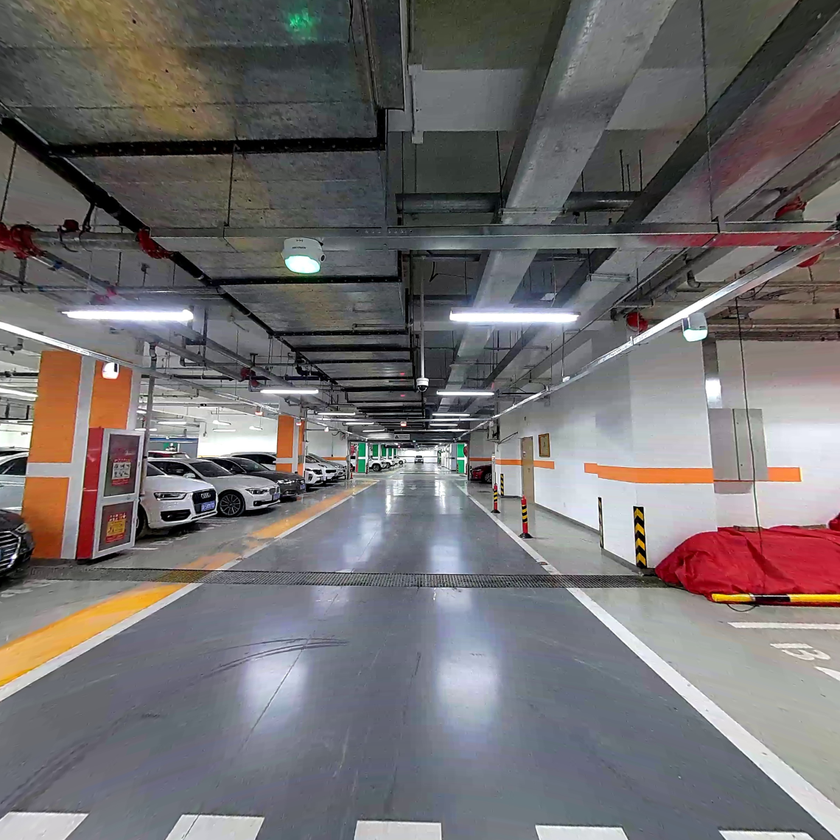
#> input picture test_inpaint/0_0.png, 840 x 840 px, shrunk from 1140 x 1140 before the run
$ python test.py   (older library calls are emulated)
#> lines starting #> are read from the running program, lines starting #| are printed output that depends on the picture; after the words box and inside, x2 and y2 are one past the last pixel; in counts of white or black regions, pixels touching at a corner belong together
import cv2
import numpy as np

if __name__ == "__main__":
    img = cv2.imread("0_0.png")
#> img is the input picture: shape (840, 840, 3); mean B, G, R 110.6, 109.9, 113.9
    # img = cv2.imread("0_0.png", cv2.IMREAD_GRAYSCALE)

    # create mask
    img_g = cv2.cvtColor(img, cv2.COLOR_BGR2GRAY)
    ret, th1 = cv2.threshold(img_g, 180, 230, cv2.THRESH_BINARY)
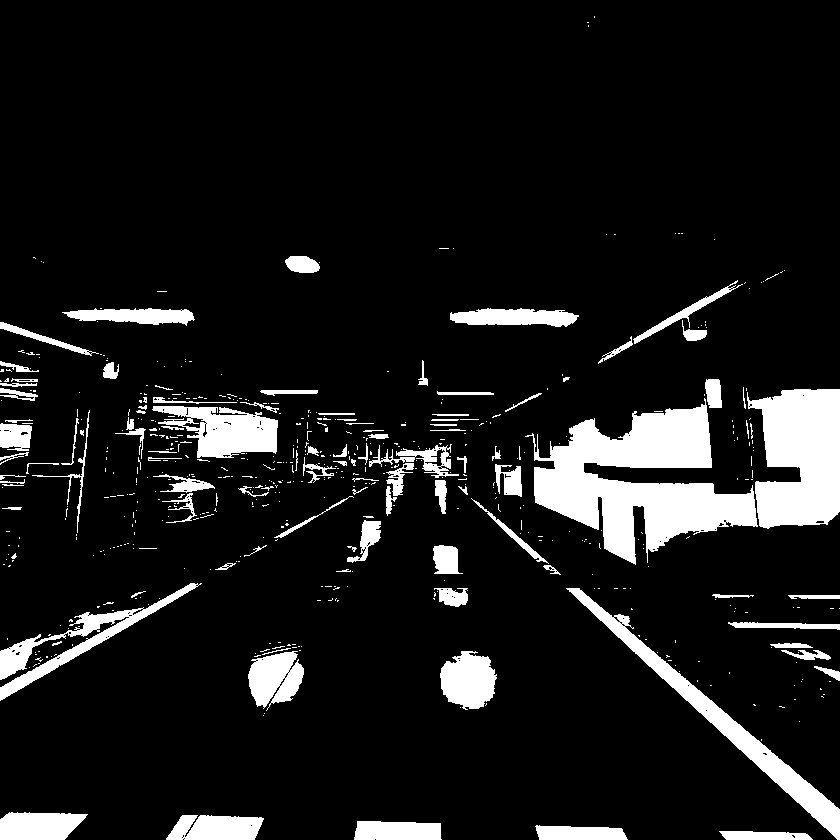
#> th1: shape (840, 840); values 0 (black) and 230 (white), 10.4% white; 570 white regions (468 under 20 px), largest, box (x1, y1, x2, y2) and area: (525, 398, 758, 565) 18167, (747, 389, 840, 529) 10020, (566, 588, 840, 840) 6101
    # th1 = cv2.cvtColor(th1, cv2.COLOR_BGR2GRAY)
    cv2.imwrite("th1.png", th1)


    # timg = cv2.inpaint(img, th1, 9, cv2.INPAINT_NS)  # img, mask
    timg = cv2.inpaint(img, th1, 30, cv2.INPAINT_TELEA)  # img, mask

    cv2.imwrite("timg.png", timg)

    m_img = cv2.medianBlur(img, 5)
    cv2.imwrite("m_img.png", m_img)


    laplacian = cv2.Laplacian(img, cv2.CV_64F)
    sobelx = cv2.Sobel(img, cv2.CV_64F, 1, 0, ksize=5)
    sobely = cv2.Sobel(img, cv2.CV_64F, 0, 1, ksize=5)
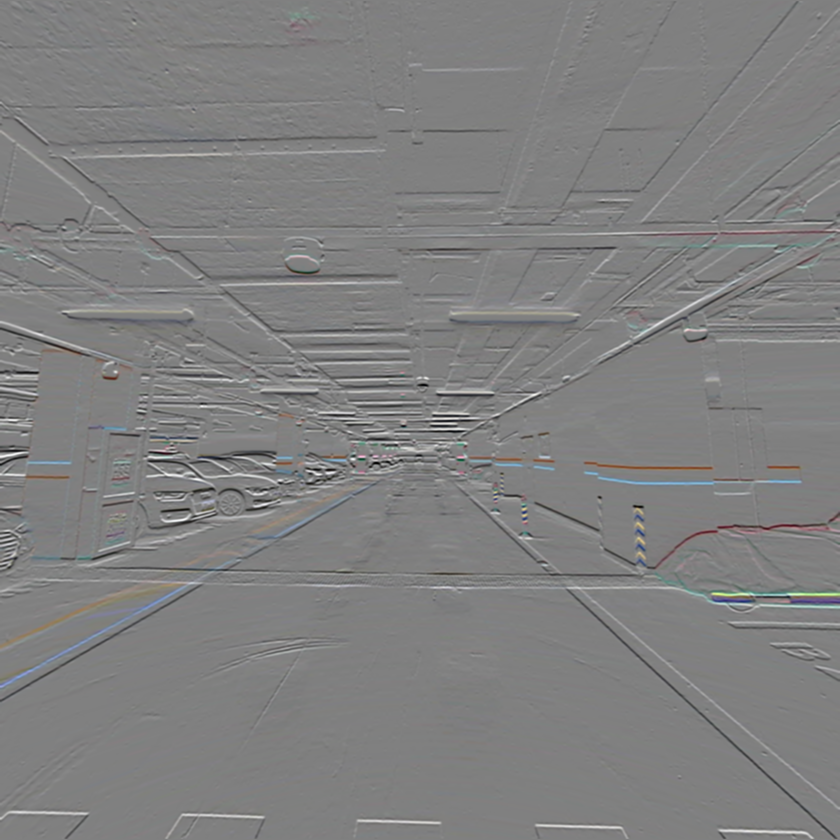
#> sobely: shape (840, 840, 3) float64; mean B, G, R 14.3, 11.8, 11.5; drawn with min black and max white
    cv2.imwrite("laplacian.png", laplacian)

    cv2.imwrite("sobelx.png", sobelx)
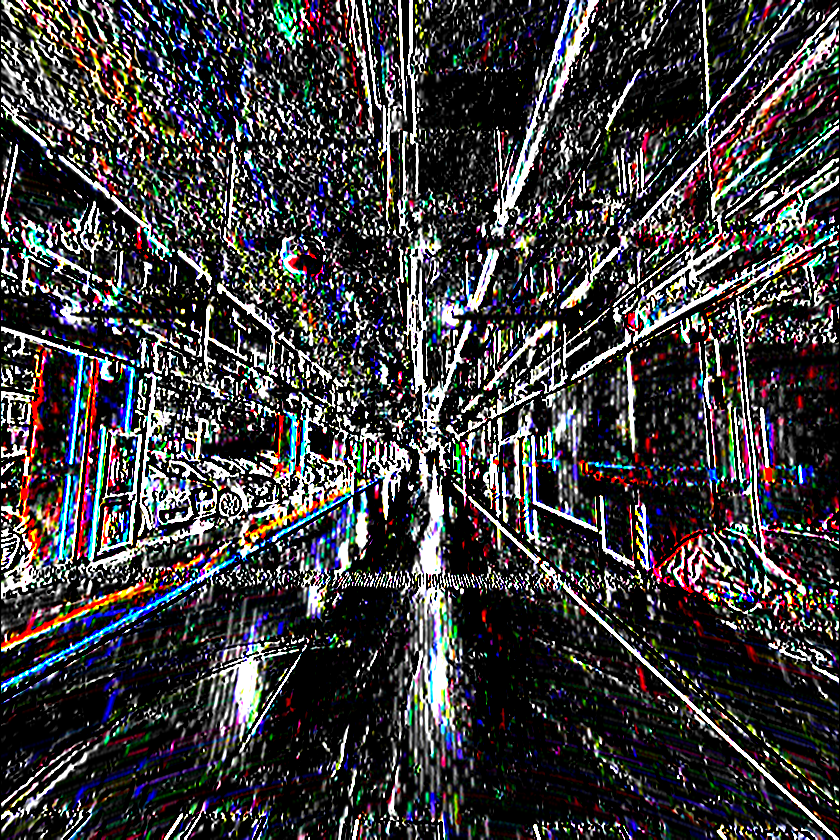
#> saved as sobelx.png: shape (840, 840, 3); mean B, G, R 62.3, 60.3, 62
    cv2.imwrite("sobely.png", sobely)
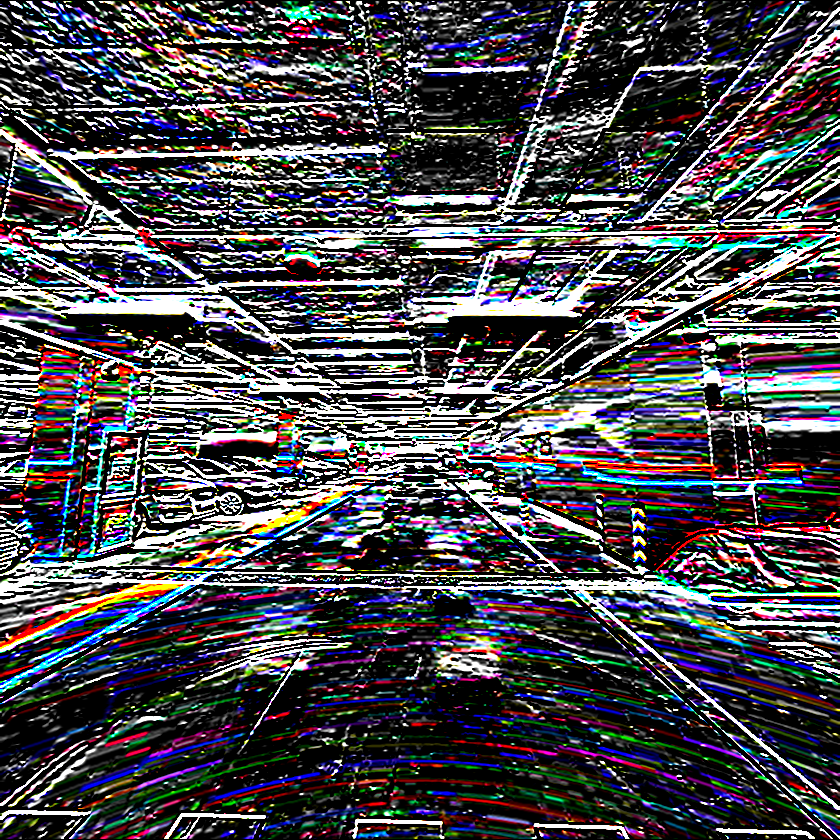
#> saved as sobely.png: shape (840, 840, 3); mean B, G, R 79.1, 75, 76.3

    # compute the gradient magnitude and orientation
    magnitude = np.sqrt((sobelx ** 2) + (sobely ** 2))
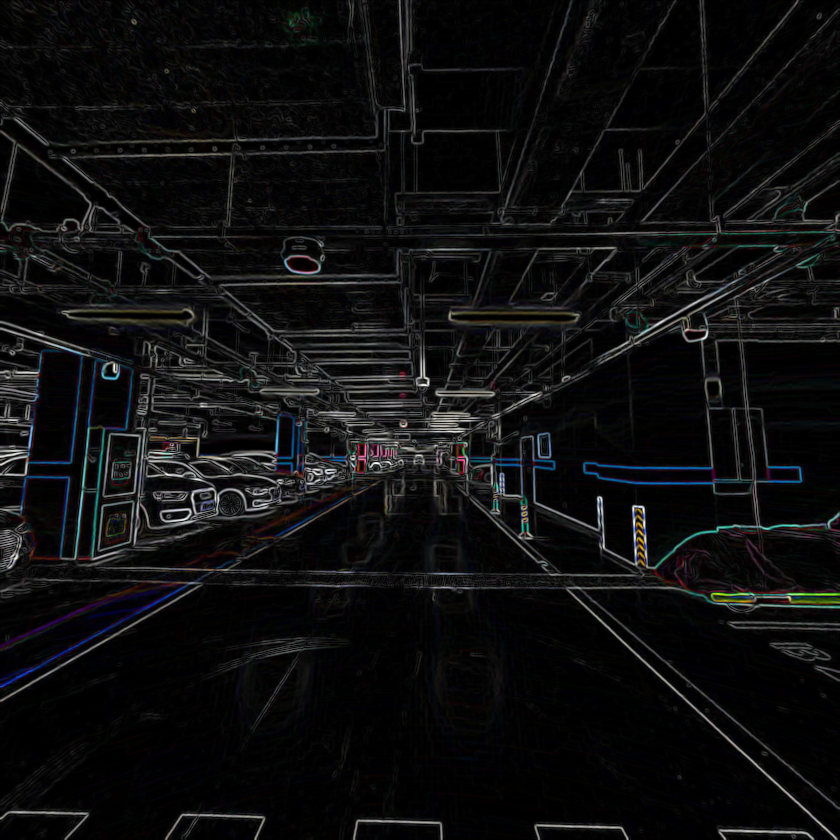
#> magnitude: shape (840, 840, 3) float64; mean B, G, R 693.1, 667.1, 660.3; drawn with min black and max white
    cv2.imwrite("magnitude.png", magnitude)
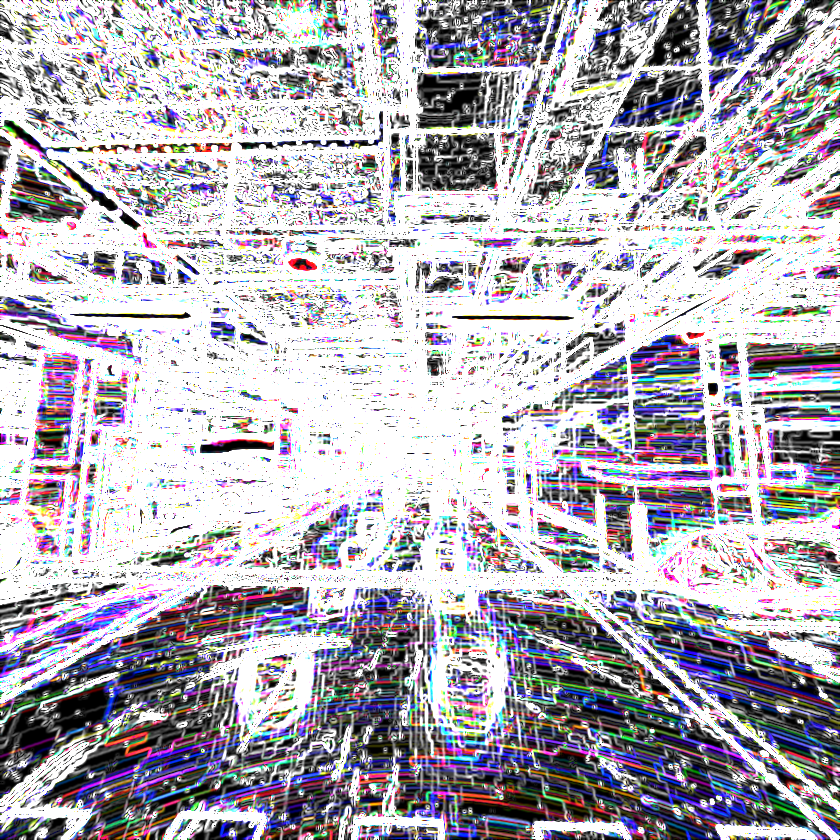
#> saved as magnitude.png: shape (840, 840, 3); mean B, G, R 182.1, 173.8, 177.3
